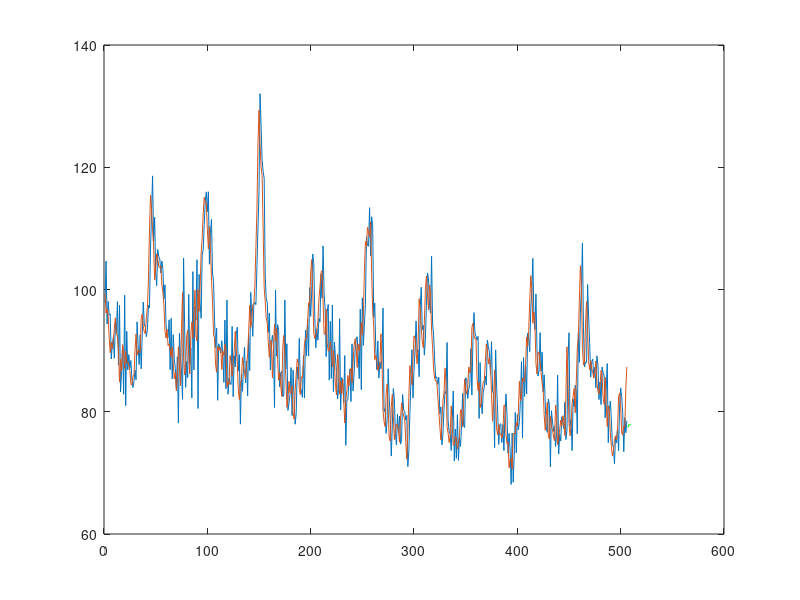

Source code (MATLAB):

clc;

T = dlmread('datasets/cmort_table.txt'); 

%%%%%%%%%%%%%%%%%% Part(a) %%%%%%%%%%%%%%%%%%
z = zeros(2, 506);
x = zeros(1,506);
f = zeros(1,506);
t = 1:1:506;
var = 0;

% construct matrix Z and X
for i=1:506
    x(1,i) = T(i,3);
    z(1,i) = T(i+1,3);
    z(2,i) = T(i+2,3);
end;


hold off;
plot(t,x); % plot original dataset
hold on;

phi = inv((z*z'))*z*x'; % linear regression
for i=1:506
    f(1,i)=phi(1)*z(1,i)+phi(2)*z(2,i);
     var = var + (f(1,i)-x(1,i))^2
end;

var = var/506;

disp(var);

plot(t,f); % plot fitted data 
hold on; 
disp(phi);

test = x(3)-0.4926*x(2)-0.5064*x(1);
disp(test);

%%%%%%%%%%%%%%%%%% Part(b) %%%%%%%%%%%%%%%%%%

xp = zeros(1,4);

#  the below part has some issue, please see the R code instead
xp(1,1) = phi(1)*x(506) + phi(2)*x(505);
interval1 = 1.96*sqrt(var); 
fprintf('The range is %f +/- %f\n', xp(1,1),interval1);
xp(1,2) = phi(1)*xp(1) + phi(2)*x(506);
interval2 = 1.96*sqrt(var*(1+phi(1)^2)); 
fprintf('The range is %f +/- %f\n', xp(1,2),interval2);
xp(1,3) = phi(1)*xp(2) + phi(2)*xp(2);
interval3 = 1.96*sqrt(var*(1+phi(1)^2+(phi(1)^2-phi(2))^2)); 
fprintf('The range is %f +/- %f\n', xp(1,3),interval3);
xp(1,4) = phi(1)*xp(3) + phi(2)*xp(2);
interval4 = 1.96*sqrt(var*(1+phi(1)^2+(phi(1)^2-phi(2))^2)+(1+phi(1)^2-phi(2))^3); 
fprintf('The range is %f +/- %f\n', xp(1,4),interval4);

% hold off;
tt = 507:1:510;
plot(tt, xp, 'g');
hold on;
